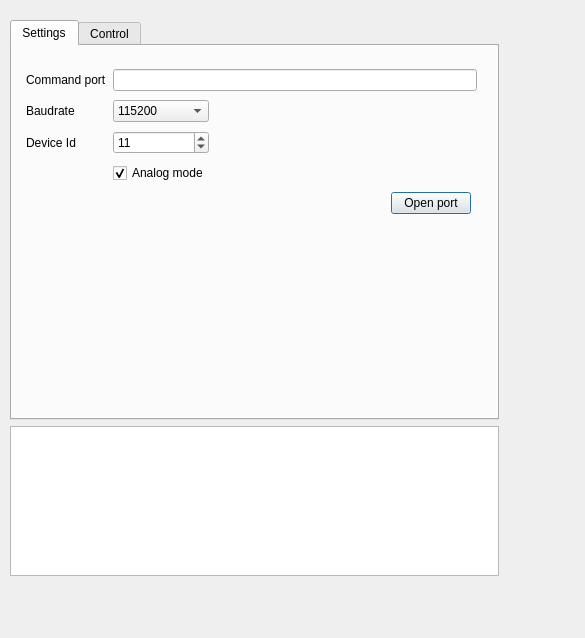
<?xml version="1.0" encoding="UTF-8"?>
<ui version="4.0">
 <class>JrkDialog</class>
 <widget class="QDialog" name="JrkDialog">
  <property name="geometry">
   <rect>
    <x>0</x>
    <y>0</y>
    <width>585</width>
    <height>638</height>
   </rect>
  </property>
  <property name="windowTitle">
   <string>Pololu JRK Motor Control</string>
  </property>
  <widget class="QWidget" name="layoutWidget">
   <property name="geometry">
    <rect>
     <x>10</x>
     <y>20</y>
     <width>491</width>
     <height>558</height>
    </rect>
   </property>
   <layout class="QVBoxLayout" name="mainLayout">
    <property name="sizeConstraint">
     <enum>QLayout::SetFixedSize</enum>
    </property>
    <item>
     <widget class="QTabWidget" name="tabWidget">
      <property name="minimumSize">
       <size>
        <width>489</width>
        <height>400</height>
       </size>
      </property>
      <property name="currentIndex">
       <number>0</number>
      </property>
      <widget class="QWidget" name="tab_1">
       <attribute name="title">
        <string>Settings</string>
       </attribute>
       <widget class="QWidget" name="">
        <property name="geometry">
         <rect>
          <x>14</x>
          <y>20</y>
          <width>451</width>
          <height>156</height>
         </rect>
        </property>
        <layout class="QGridLayout" name="gridLayout">
         <item row="0" column="0">
          <widget class="QLabel" name="label">
           <property name="text">
            <string>Command port</string>
           </property>
          </widget>
         </item>
         <item row="0" column="1" colspan="4">
          <widget class="QLineEdit" name="portEd"/>
         </item>
         <item row="1" column="0">
          <widget class="QLabel" name="label_2">
           <property name="text">
            <string>Baudrate</string>
           </property>
          </widget>
         </item>
         <item row="1" column="1">
          <widget class="QComboBox" name="baudrateCb">
           <item>
            <property name="text">
             <string>115200</string>
            </property>
           </item>
          </widget>
         </item>
         <item row="2" column="0">
          <widget class="QLabel" name="label_3">
           <property name="text">
            <string>Device Id</string>
           </property>
          </widget>
         </item>
         <item row="2" column="1">
          <widget class="QSpinBox" name="devId">
           <property name="maximum">
            <number>256</number>
           </property>
           <property name="value">
            <number>11</number>
           </property>
          </widget>
         </item>
         <item row="3" column="1">
          <widget class="QCheckBox" name="analogueCb">
           <property name="enabled">
            <bool>true</bool>
           </property>
           <property name="text">
            <string>Analog mode</string>
           </property>
           <property name="checked">
            <bool>true</bool>
           </property>
          </widget>
         </item>
         <item row="4" column="3">
          <widget class="QPushButton" name="openButton">
           <property name="text">
            <string>Open port</string>
           </property>
          </widget>
         </item>
         <item row="4" column="2">
          <spacer name="horizontalSpacer">
           <property name="orientation">
            <enum>Qt::Horizontal</enum>
           </property>
           <property name="sizeHint" stdset="0">
            <size>
             <width>40</width>
             <height>20</height>
            </size>
           </property>
          </spacer>
         </item>
        </layout>
       </widget>
      </widget>
      <widget class="QWidget" name="tab_2">
       <attribute name="title">
        <string>Control</string>
       </attribute>
       <widget class="QWidget" name="layoutWidget">
        <property name="geometry">
         <rect>
          <x>10</x>
          <y>10</y>
          <width>471</width>
          <height>354</height>
         </rect>
        </property>
        <layout class="QGridLayout" name="gridLayout_2">
         <item row="0" column="0">
          <widget class="QLabel" name="targetlabel_2">
           <property name="font">
            <font>
             <weight>50</weight>
             <bold>false</bold>
            </font>
           </property>
           <property name="text">
            <string>Set target</string>
           </property>
           <property name="alignment">
            <set>Qt::AlignRight|Qt::AlignTrailing|Qt::AlignVCenter</set>
           </property>
          </widget>
         </item>
         <item row="0" column="1">
          <widget class="QLabel" name="targetlabel">
           <property name="font">
            <font>
             <weight>75</weight>
             <bold>true</bold>
            </font>
           </property>
           <property name="text">
            <string>0</string>
           </property>
           <property name="alignment">
            <set>Qt::AlignLeading|Qt::AlignLeft|Qt::AlignVCenter</set>
           </property>
          </widget>
         </item>
         <item row="0" column="2">
          <widget class="QLabel" name="magnitudelabel_2">
           <property name="font">
            <font>
             <weight>50</weight>
             <bold>false</bold>
            </font>
           </property>
           <property name="text">
            <string>Set magnitude</string>
           </property>
           <property name="alignment">
            <set>Qt::AlignRight|Qt::AlignTrailing|Qt::AlignVCenter</set>
           </property>
          </widget>
         </item>
         <item row="0" column="3">
          <widget class="QLabel" name="magnitudelabel">
           <property name="font">
            <font>
             <weight>75</weight>
             <bold>true</bold>
            </font>
           </property>
           <property name="text">
            <string>0</string>
           </property>
           <property name="alignment">
            <set>Qt::AlignLeading|Qt::AlignLeft|Qt::AlignVCenter</set>
           </property>
          </widget>
         </item>
         <item row="1" column="0" colspan="2">
          <widget class="QDial" name="targetdial">
           <property name="minimumSize">
            <size>
             <width>150</width>
             <height>150</height>
            </size>
           </property>
           <property name="maximumSize">
            <size>
             <width>150</width>
             <height>150</height>
            </size>
           </property>
           <property name="styleSheet">
            <string notr="true">QDial {background-color:
qlineargradient(spread:pad, x1:0, y1:0, x2:1, y2:0, stop:0 rgba(85, 85, 85, 192), stop:1 rgba(255, 255, 255, 255)); }</string>
           </property>
           <property name="maximum">
            <number>4095</number>
           </property>
           <property name="notchesVisible">
            <bool>false</bool>
           </property>
          </widget>
         </item>
         <item row="1" column="2" colspan="2">
          <widget class="QDial" name="magnitudedial">
           <property name="minimumSize">
            <size>
             <width>150</width>
             <height>150</height>
            </size>
           </property>
           <property name="maximumSize">
            <size>
             <width>150</width>
             <height>150</height>
            </size>
           </property>
           <property name="styleSheet">
            <string notr="true">QDial {background-color:
qlineargradient(spread:pad, x1:0, y1:0, x2:1, y2:0, stop:0 rgba(85, 85, 85, 192), stop:1 rgba(255, 255, 255, 255)); }</string>
           </property>
           <property name="minimum">
            <number>-127</number>
           </property>
           <property name="maximum">
            <number>127</number>
           </property>
           <property name="invertedControls">
            <bool>false</bool>
           </property>
           <property name="wrapping">
            <bool>false</bool>
           </property>
           <property name="notchesVisible">
            <bool>false</bool>
           </property>
          </widget>
         </item>
         <item row="1" column="4">
          <layout class="QGridLayout" name="gridLayout_3">
           <item row="0" column="0">
            <widget class="QPushButton" name="stopBtn">
             <property name="text">
              <string>Stop motor</string>
             </property>
            </widget>
           </item>
           <item row="1" column="0">
            <widget class="QPushButton" name="readBtn">
             <property name="text">
              <string>Read values</string>
             </property>
            </widget>
           </item>
           <item row="3" column="0">
            <widget class="QPushButton" name="readErrorsBtn">
             <property name="text">
              <string>Status</string>
             </property>
            </widget>
           </item>
           <item row="2" column="0">
            <widget class="QPushButton" name="clearErrButton">
             <property name="text">
              <string>Clear Errors</string>
             </property>
            </widget>
           </item>
          </layout>
         </item>
         <item row="2" column="0">
          <widget class="QLabel" name="label_4">
           <property name="text">
            <string>Feedback</string>
           </property>
           <property name="alignment">
            <set>Qt::AlignRight|Qt::AlignTrailing|Qt::AlignVCenter</set>
           </property>
          </widget>
         </item>
         <item row="2" column="1">
          <widget class="QLabel" name="feedbacklabel">
           <property name="font">
            <font>
             <weight>75</weight>
             <bold>true</bold>
            </font>
           </property>
           <property name="text">
            <string>0</string>
           </property>
          </widget>
         </item>
         <item row="3" column="0" colspan="2">
          <widget class="QDial" name="feedbackdial">
           <property name="minimumSize">
            <size>
             <width>150</width>
             <height>150</height>
            </size>
           </property>
           <property name="maximumSize">
            <size>
             <width>150</width>
             <height>150</height>
            </size>
           </property>
           <property name="styleSheet">
            <string notr="true">QDial {background-color:
qlineargradient(spread:pad, x1:0, y1:0, x2:1, y2:0, stop:0 rgba(85, 85, 85, 192), stop:1 rgba(255, 255, 255, 255)); }</string>
           </property>
           <property name="maximum">
            <number>4095</number>
           </property>
           <property name="notchesVisible">
            <bool>false</bool>
           </property>
          </widget>
         </item>
         <item row="3" column="2" colspan="2">
          <widget class="QDial" name="degdial">
           <property name="minimumSize">
            <size>
             <width>150</width>
             <height>150</height>
            </size>
           </property>
           <property name="maximumSize">
            <size>
             <width>150</width>
             <height>150</height>
            </size>
           </property>
           <property name="styleSheet">
            <string notr="true">QDial {background-color:
qlineargradient(spread:pad, x1:0, y1:0, x2:1, y2:0, stop:0 rgba(85, 85, 85, 192), stop:1 rgba(255, 255, 255, 255)); }</string>
           </property>
           <property name="maximum">
            <number>360</number>
           </property>
           <property name="notchesVisible">
            <bool>false</bool>
           </property>
          </widget>
         </item>
         <item row="2" column="2">
          <widget class="QLabel" name="label_5">
           <property name="text">
            <string>Degrees</string>
           </property>
           <property name="alignment">
            <set>Qt::AlignRight|Qt::AlignTrailing|Qt::AlignVCenter</set>
           </property>
          </widget>
         </item>
         <item row="2" column="3">
          <widget class="QLabel" name="degreelabel">
           <property name="font">
            <font>
             <weight>75</weight>
             <bold>true</bold>
            </font>
           </property>
           <property name="text">
            <string>0</string>
           </property>
          </widget>
         </item>
        </layout>
       </widget>
      </widget>
     </widget>
    </item>
    <item>
     <widget class="QTextEdit" name="textEdit">
      <property name="sizePolicy">
       <sizepolicy hsizetype="Expanding" vsizetype="Fixed">
        <horstretch>0</horstretch>
        <verstretch>0</verstretch>
       </sizepolicy>
      </property>
      <property name="maximumSize">
       <size>
        <width>16777215</width>
        <height>150</height>
       </size>
      </property>
      <property name="font">
       <font>
        <pointsize>8</pointsize>
       </font>
      </property>
     </widget>
    </item>
   </layout>
  </widget>
 </widget>
 <resources/>
 <connections/>
</ui>
